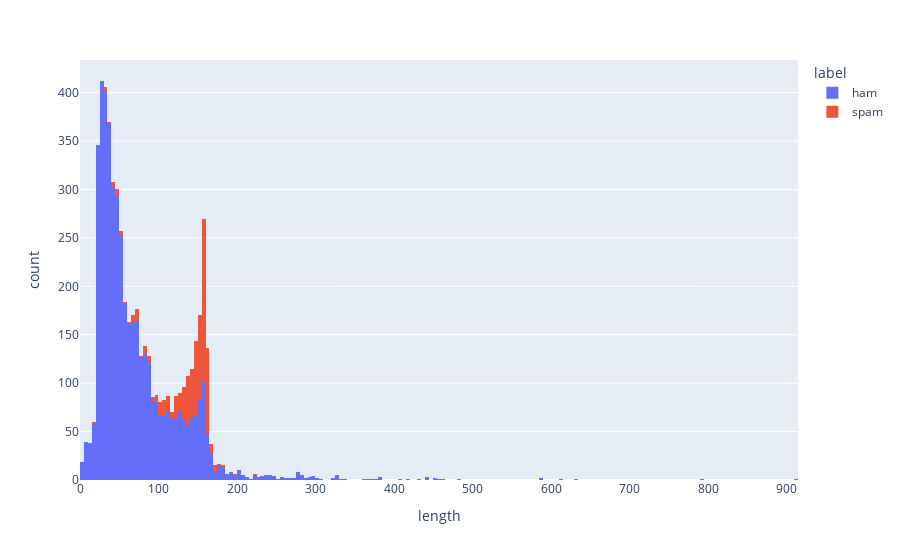

Notebook code cell kept with this figure:
### Code cell
fig = px.histogram(msgs, x="length",color="label")
fig.show()

### Figure 1 — Plotly figure (JSON) as saved in the notebook; plotly's stock layout.template omitted (floating-point values rounded to 4 significant figures; data arrays with more than 128 entries replaced by an {"elided": "..."} marker saying what was removed)
{"data": [{"alignmentgroup": "True", "bingroup": "x", "hovertemplate": "label=ham<br>length=%{x}<br>count=%{y}<extra></extra>", "legendgroup": "ham", "marker": {"color": "#636efa", "pattern": {"shape": ""}}, "name": "ham", "offsetgroup": "ham", "orientation": "v", "showlegend": true, "type": "histogram", "x": {"elided": "4825 int values"}, "xaxis": "x", "yaxis": "y"}, {"alignmentgroup": "True", "bingroup": "x", "hovertemplate": "label=spam<br>length=%{x}<br>count=%{y}<extra></extra>", "legendgroup": "spam", "marker": {"color": "#EF553B", "pattern": {"shape": ""}}, "name": "spam", "offsetgroup": "spam", "orientation": "v", "showlegend": true, "type": "histogram", "x": {"elided": "747 int values"}, "xaxis": "x", "yaxis": "y"}], "layout": {"barmode": "relative", "legend": {"title": {"text": "label"}, "tracegroupgap": 0}, "margin": {"t": 60}, "xaxis": {"anchor": "y", "domain": [0, 1], "title": {"text": "length"}}, "yaxis": {"anchor": "x", "domain": [0, 1], "title": {"text": "count"}}}}
